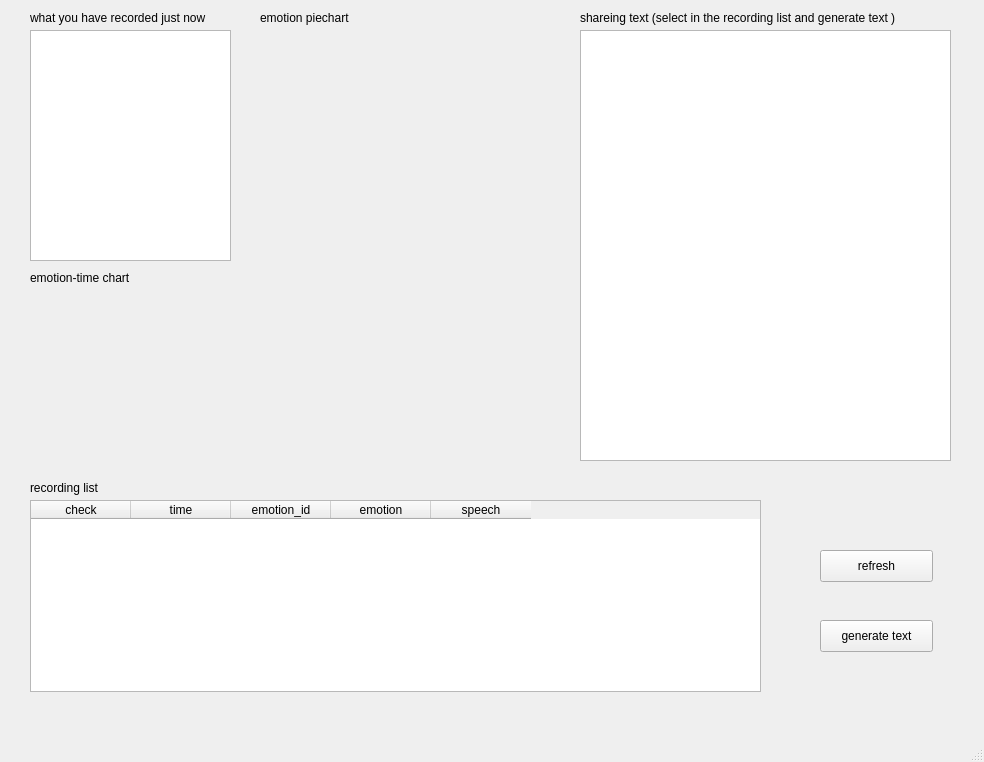
<?xml version="1.0" encoding="UTF-8"?>
<ui version="4.0">
 <class>MainWindow</class>
 <widget class="QMainWindow" name="MainWindow">
  <property name="geometry">
   <rect>
    <x>0</x>
    <y>0</y>
    <width>984</width>
    <height>762</height>
   </rect>
  </property>
  <property name="windowTitle">
   <string>MainWindow</string>
  </property>
  <widget class="QWidget" name="centralwidget">
   <widget class="QPushButton" name="pushButton">
    <property name="geometry">
     <rect>
      <x>820</x>
      <y>550</y>
      <width>113</width>
      <height>32</height>
     </rect>
    </property>
    <property name="text">
     <string>refresh</string>
    </property>
   </widget>
   <widget class="QPushButton" name="pushButton_2">
    <property name="geometry">
     <rect>
      <x>820</x>
      <y>620</y>
      <width>113</width>
      <height>32</height>
     </rect>
    </property>
    <property name="text">
     <string>generate text</string>
    </property>
   </widget>
   <widget class="QTableWidget" name="tableWidget">
    <property name="geometry">
     <rect>
      <x>30</x>
      <y>500</y>
      <width>731</width>
      <height>192</height>
     </rect>
    </property>
    <column>
     <property name="text">
      <string>check</string>
     </property>
    </column>
    <column>
     <property name="text">
      <string>time</string>
     </property>
    </column>
    <column>
     <property name="text">
      <string>emotion_id</string>
     </property>
    </column>
    <column>
     <property name="text">
      <string>emotion</string>
     </property>
    </column>
    <column>
     <property name="text">
      <string>speech</string>
     </property>
    </column>
   </widget>
   <widget class="QTextBrowser" name="textBrowser">
    <property name="geometry">
     <rect>
      <x>30</x>
      <y>30</y>
      <width>201</width>
      <height>231</height>
     </rect>
    </property>
   </widget>
   <widget class="QLabel" name="label">
    <property name="geometry">
     <rect>
      <x>30</x>
      <y>10</y>
      <width>231</width>
      <height>16</height>
     </rect>
    </property>
    <property name="text">
     <string>what you have recorded just now</string>
    </property>
   </widget>
   <widget class="QLabel" name="label_2">
    <property name="geometry">
     <rect>
      <x>30</x>
      <y>480</y>
      <width>101</width>
      <height>16</height>
     </rect>
    </property>
    <property name="text">
     <string>recording list</string>
    </property>
   </widget>
   <widget class="QWidget" name="verticalLayoutWidget">
    <property name="geometry">
     <rect>
      <x>250</x>
      <y>30</y>
      <width>311</width>
      <height>231</height>
     </rect>
    </property>
    <layout class="QVBoxLayout" name="verticalLayout"/>
   </widget>
   <widget class="QLabel" name="label_3">
    <property name="geometry">
     <rect>
      <x>260</x>
      <y>10</y>
      <width>121</width>
      <height>16</height>
     </rect>
    </property>
    <property name="text">
     <string>emotion piechart</string>
    </property>
   </widget>
   <widget class="QTextBrowser" name="textBrowser_2">
    <property name="geometry">
     <rect>
      <x>580</x>
      <y>30</y>
      <width>371</width>
      <height>431</height>
     </rect>
    </property>
   </widget>
   <widget class="QLabel" name="label_4">
    <property name="geometry">
     <rect>
      <x>580</x>
      <y>10</y>
      <width>381</width>
      <height>16</height>
     </rect>
    </property>
    <property name="text">
     <string>shareing text (select in the recording list and generate text )</string>
    </property>
   </widget>
   <widget class="QWidget" name="verticalLayoutWidget_2">
    <property name="geometry">
     <rect>
      <x>30</x>
      <y>290</y>
      <width>531</width>
      <height>181</height>
     </rect>
    </property>
    <layout class="QVBoxLayout" name="verticalLayout_2"/>
   </widget>
   <widget class="QLabel" name="label_5">
    <property name="geometry">
     <rect>
      <x>30</x>
      <y>270</y>
      <width>121</width>
      <height>16</height>
     </rect>
    </property>
    <property name="text">
     <string>emotion-time chart</string>
    </property>
   </widget>
  </widget>
  <widget class="QMenuBar" name="menubar">
   <property name="geometry">
    <rect>
     <x>0</x>
     <y>0</y>
     <width>984</width>
     <height>22</height>
    </rect>
   </property>
  </widget>
  <widget class="QStatusBar" name="statusbar"/>
 </widget>
 <resources/>
 <connections/>
</ui>
